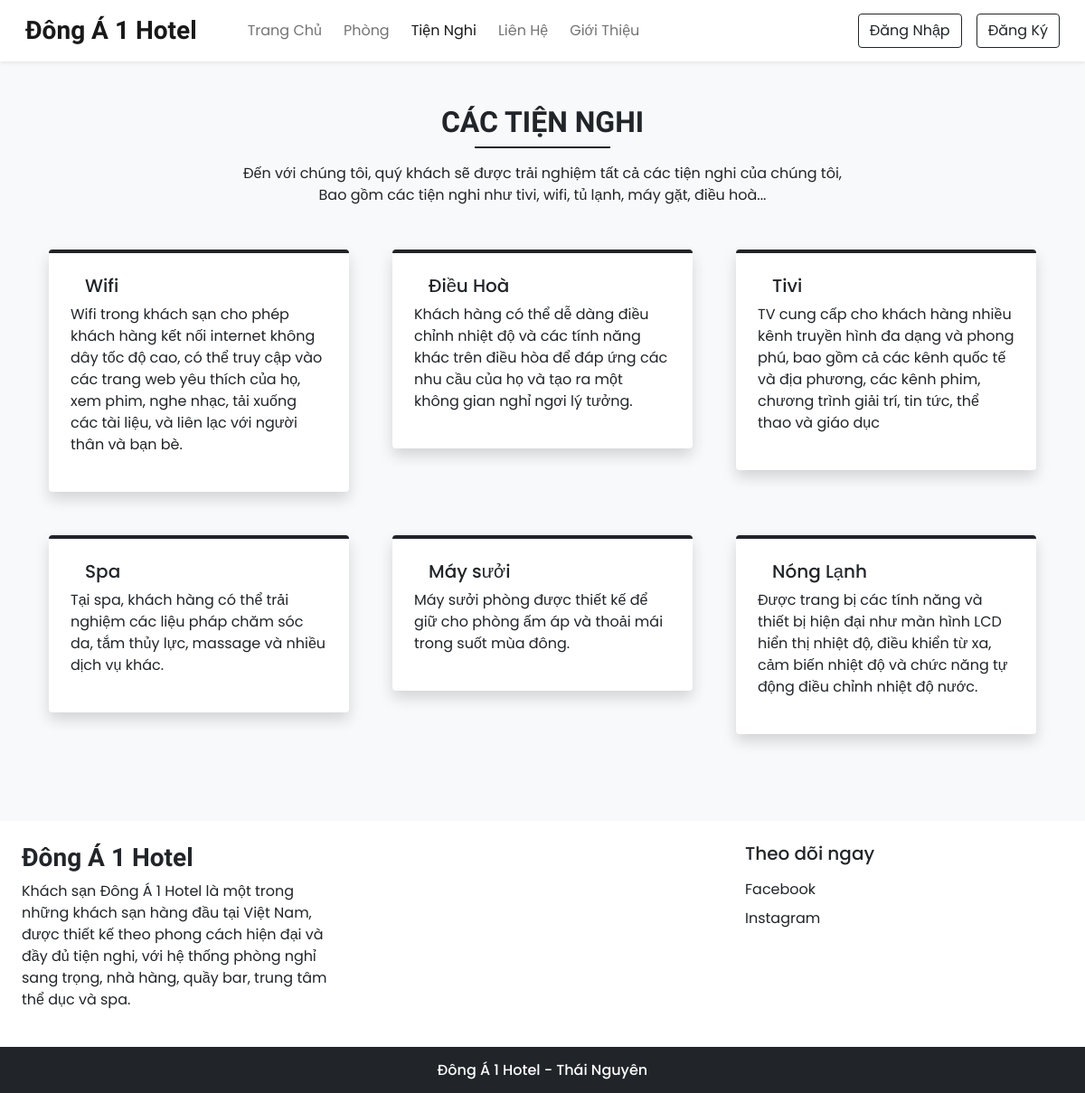
Screenshot of /facilities.php with the database file from the repository.
### tables this page shows
CREATE TABLE `settings` (
  `sr_no` int(11) NOT NULL,
  `site_title` varchar(50) NOT NULL,
  `site_about` varchar(250) NOT NULL,
  `shutdown` tinyint(1) NOT NULL
);

CREATE TABLE `facilities` (
  `id` int(11) NOT NULL,
  `name` varchar(50) NOT NULL,
  `description` varchar(250) NOT NULL
);

### admin/inc/db_config.php (called while the page is built, shortened)
<?php
  function selectAll($table)
  {
    $con = $GLOBALS['con'];
    $res = mysqli_query($con,"SELECT * FROM $table");
    return $res;
  }
  function select($sql,$values,$datatypes)
  {
    $con = $GLOBALS['con'];
    if($stmt = mysqli_prepare($con,$sql))
    {
      mysqli_stmt_bind_param($stmt,$datatypes,...$values);
      if(mysqli_stmt_execute($stmt)){
        $res = mysqli_stmt_get_result($stmt);
        return $res;
      }
      else{
        mysqli_stmt_close($stmt);
        die("Query cannot be executed - Select");
      }
    }
    else{
      die("Query cannot be prepared - Select");
    }
  }
?>

### facilities.php (the view, shortened to what this page needs)
<!DOCTYPE html>
<html lang="en">
<head>
  <?php require('inc/links.php'); ?>
</head>
<body class="bg-light">
  <?php require('inc/header.php'); ?>
  <div class="my-5 px-4">
    <h2 class="fw-bold h-font text-center">CÁC TIỆN NGHI</h2>
    <div class="h-line bg-dark"></div>
    <p class="text-center mt-3">
      Đến với chúng tôi, quý khách sẽ được trải nghiệm tất
        cả các tiện nghi của chúng tôi,<br> Bao gồm các tiện nghi như tivi, wifi, tủ lạnh, máy gặt,
        điều hoà...
    </p>
  </div>
  <div class="container">
    <div class="row">
      <?php
        $res = selectAll('facilities');
        while($row = mysqli_fetch_assoc($res)){
          echo<<<data
            <div class="col-lg-4 col-md-6 mb-5 px-4">
              <div class="bg-white rounded shadow p-4 border-top border-4 border-dark pop">
                <div class="d-flex align-items-center mb-2">
                  <h5 class="m-0 ms-3">$row[name]</h5>
                </div>
                <p>$row[description]</p>
              </div>
            </div>
          data;
        }
      ?>
    </div>
  </div>
  <?php require('inc/footer.php'); ?>
</body>
</html>

### inc/header.php (shortened to what this page needs)
<nav id="nav-bar" class="navbar navbar-expand-lg navbar-light bg-white px-lg-3 py-lg-2 shadow-sm sticky-top">
  <div class="container-fluid">
    <a class="navbar-brand me-5 fw-bold fs-3 h-font" href="index.php"><?php echo $settings_r['site_title'] ?></a>
    <div class="collapse navbar-collapse" id="navbarSupportedContent">
      <ul class="navbar-nav me-auto mb-2 mb-lg-0">
        <li class="nav-item">
          <a class="nav-link me-2" href="index.php">Trang Chủ</a>
        </li>
        <li class="nav-item">
          <a class="nav-link me-2" href="rooms.php">Phòng</a>
        </li>
        <li class="nav-item">
          <a class="nav-link me-2" href="facilities.php">Tiện Nghi</a>
        </li>
        <li class="nav-item">
          <a class="nav-link me-2" href="contact.php">Liên Hệ</a>
        </li>
        <li class="nav-item">
          <a class="nav-link" href="about.php">Giới Thiệu</a>
        </li>
      </ul>
      <div class="d-flex">
        <?php
          if(isset($_SESSION['login']) && $_SESSION['login']==true)
          {
            echo<<<data
              <div class="btn-group">
                <button type="button" class="btn btn-outline-dark shadow-none dropdown-toggle" data-bs-toggle="dropdown" data-bs-display="static" aria-expanded="false">
                  $_SESSION[uName]
                </button>
                <ul class="dropdown-menu dropdown-menu-lg-end">
                  <li><a class="dropdown-item" href="profile.php">Thông Tin</a></li>
                  <li><a class="dropdown-item" href="bookings.php">Phòng Đặt</a></li>
                  <li><a class="dropdown-item" href="logout.php">Đăng Xuất</a></li>
                </ul>
              </div>
            data;
          }
          else
          {
            echo<<<data
              <button type="button" class="btn btn-outline-dark shadow-none me-lg-3 me-2" data-bs-toggle="modal" data-bs-target="#loginModal">
                Đăng Nhập
              </button>
              <button type="button" class="btn btn-outline-dark shadow-none" data-bs-toggle="modal" data-bs-target="#registerModal">
                Đăng Ký
              </button>
            data;
          }
        ?>
      </div>
    </div>
  </div>
</nav>

### inc/footer.php (shortened to what this page needs)
<div class="container-fluid bg-white mt-5">
  <div class="row">
    <div class="col-lg-4 p-4">
      <h3 class="h-font fw-bold fs-3 mb-2"><?php echo $settings_r['site_title'] ?></h3>
      <p>
        <?php echo $settings_r['site_about'] ?>
      </p>
    </div>
    <div class="col-lg-4 p-4">
    </div>
    <div class="col-lg-4 p-4">
        <h5 class="mb-3">Theo dõi ngay</h5>
        <a href="<?php echo $contact_r['fb'] ?>" class="d-inline-block text-dark text-decoration-none mb-2">
          <i class=""></i> Facebook
        </a><br>
        <a href="<?php echo $contact_r['insta'] ?>" class="d-inline-block text-dark text-decoration-none">
          <i class=""></i> Instagram
        </a><br>
    </div>
  </div>
</div>
<h6 class="text-center bg-dark text-white p-3 m-0">Đông Á 1 Hotel - Thái Nguyên</h6>

### css/common.css (style rules this page uses)
:root { --teal: #2ec1ac; --teal_hover: #279e8c; }
* { font-family: 'Poppins', sans-serif; }
.h-font { font-family: 'Merienda', cursive; }
.h-line { width: 150px; margin: 0 auto; height: 1.7px; }

### rows the page displays
settings: site_title "Đông Á 1 Hotel", site_about "Khách sạn Đông Á 1 Hotel là một trong những khách sạn hàng đầu tại Việt Nam, được thiết kế theo phong cách hiện đại và đầy đủ tiện nghi, với hệ thống phòng nghỉ sang trọng, nhà hàng, quầy bar, trung tâm thể dục và spa."
facilities: name "Wifi", description "Wifi trong khách sạn cho phép khách hàng kết nối internet không dây tốc độ cao, có thể truy cập vào các trang web yêu thích của họ, xem phim, nghe nhạc, tải xuống các tài liệu, và liên lạc với người thân và bạn bè."
facilities: name "Điều Hoà", description "Khách hàng có thể dễ dàng điều chỉnh nhiệt độ và các tính năng khác trên điều hòa để đáp ứng các nhu cầu của họ và tạo ra một không gian nghỉ ngơi lý tưởng."
facilities: name "Tivi", description "TV cung cấp cho khách hàng nhiều kênh truyền hình đa dạng và phong phú, bao gồm cả các kênh quốc tế và địa phương, các kênh phim, chương trình giải trí, tin tức, thể thao và giáo dục"
facilities: name "Spa", description "Tại spa, khách hàng có thể trải nghiệm các liệu pháp chăm sóc da, tắm thủy lực, massage và nhiều dịch vụ khác."
facilities: name "Máy sưởi", description "Máy sưởi phòng được thiết kế để giữ cho phòng ấm áp và thoải mái trong suốt mùa đông."
facilities: name "Nóng Lạnh", description "Được trang bị các tính năng và thiết bị hiện đại như màn hình LCD hiển thị nhiệt độ, điều khiển từ xa, cảm biến nhiệt độ và chức năng tự động điều chỉnh nhiệt độ nước."
